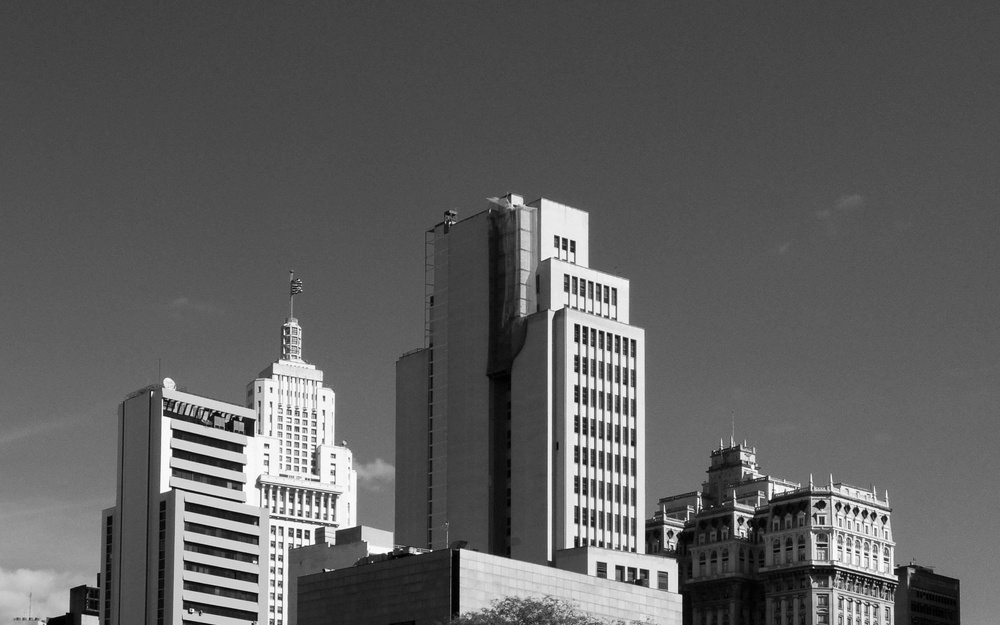
#> input picture Image Processing/Rotation/image.jpeg, 1000 x 625 px, shrunk from 3136 x 1960 before the run
$ python rotation.py
#> lines starting #> are read from the running program, lines starting #| are printed output that depends on the picture
from PIL import Image
import numpy as np

# Carrega a imagem
print("Carregando imagem original...")
imagem = Image.open("./image.jpeg").convert("L")
#> imagem is the input picture: PIL image 1000x625 L; min 0, max 255, mean 93.9

# Converte a imagem para array numpy
matriz_imagem = np.array(imagem)
print("Imagem convertida para matriz!\n")

#============================================================================

# Função para rotacionar a imagem em um ângulo fornecido
def rotacionar(matriz_imagem, angulo):
    # Obtém o tamanho da imagem original
#> called with angulo = 150
    altura, largura = matriz_imagem.shape
#> altura = 625; largura = 1000

    # Converte o ângulo para radianos
    angulo_rad = np.radians(angulo)

    # Calcula os valores de seno e cosseno do ângulo
    cos_a, sen_a = np.cos(angulo_rad), np.sin(angulo_rad)

    # Calcula as novas dimensões da imagem rotacionada
    nova_largura = int(abs(largura * cos_a) + abs(altura * sen_a))
#> nova_largura = 1178
    nova_altura = int(abs(largura * sen_a) + abs(altura * cos_a))
#> nova_altura = 1041

    # Cria uma matriz vazia para armazenar a imagem rotacionada
    imagem_rotacionada = np.zeros((nova_altura, nova_largura), dtype=np.uint8)

    # Calcula os centros das imagens original e rotacionada
    centro_x, centro_y = largura // 2, altura // 2
#> centro_x = 500; centro_y = 312
    novo_centro_x, novo_centro_y = nova_largura // 2, nova_altura // 2
#> novo_centro_x = 589; novo_centro_y = 520

    for y in range(nova_altura):
        for x in range(nova_largura):
            # Calcula a posição correspondente na imagem original
            x_original = int((x - novo_centro_x) * cos_a + (y - novo_centro_y) * sen_a + centro_x)
            y_original = int(-(x - novo_centro_x) * sen_a + (y - novo_centro_y) * cos_a + centro_y)

            # Verifica se a posição original está dentro dos limites da imagem
            if 0 <= x_original < largura and 0 <= y_original < altura:
                imagem_rotacionada[y, x] = matriz_imagem[y_original, x_original]
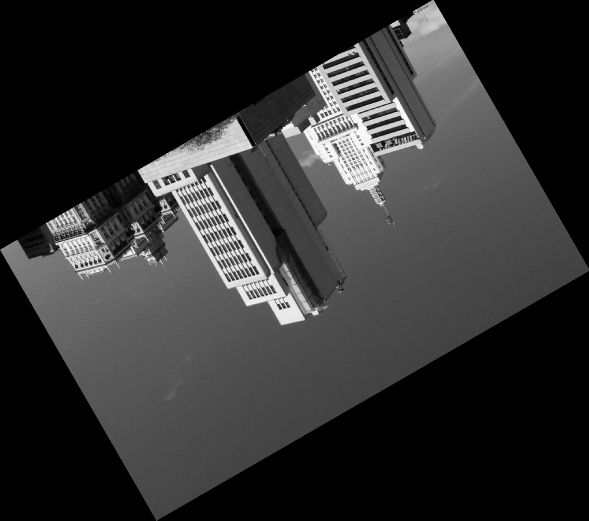
#> imagem_rotacionada: shape (1041, 1178) (shown at 1/2 size); min 0, max 255, mean 48

    return imagem_rotacionada

#============================================================================

# Aplicar rotação de x graus
print("Aplicando rotação...")
matriz_rotacionada = rotacionar(matriz_imagem, 150)
print("Rotação aplicada!\n")

# Salvar a imagem rotacionada
# Converte a matriz para imagem e salva
print("Convertendo matriz para a imagem...")
imagem_rotacionada = Image.fromarray(matriz_rotacionada)
imagem_rotacionada.save("image_rotacionada.jpg")
print("Imagem com rotação salva!")
